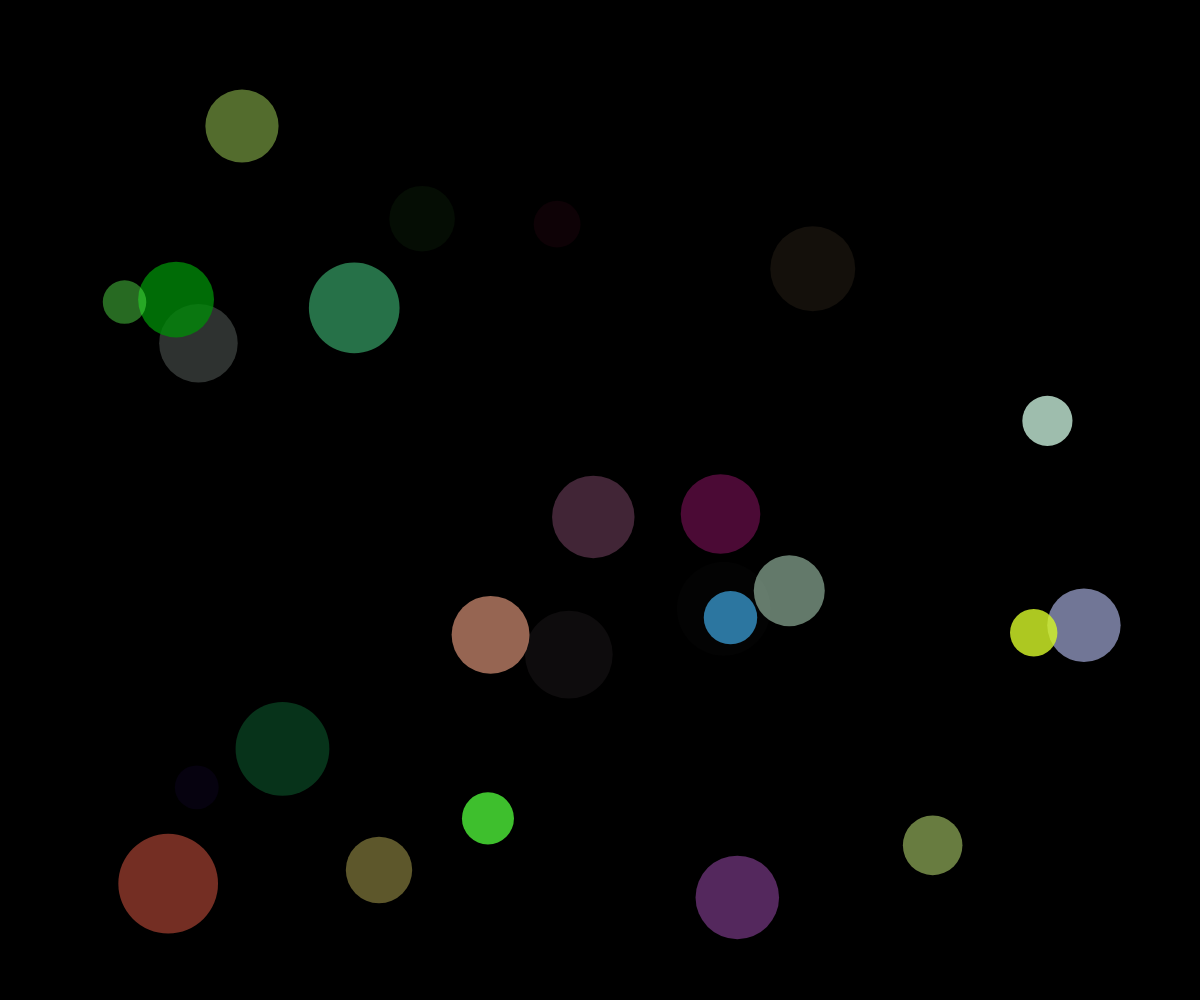
Frame 1 (no input)
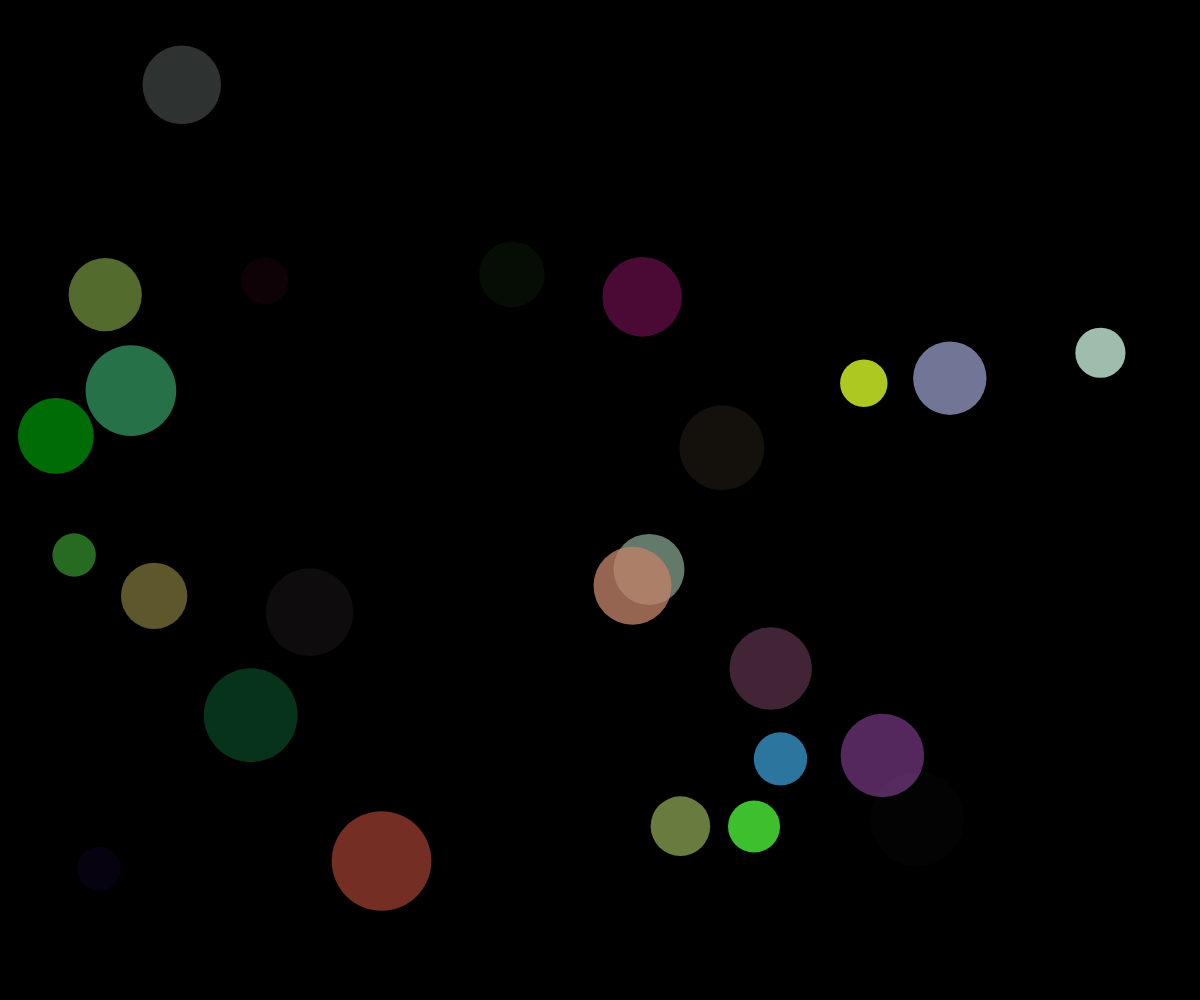
Frame 60 (no input)
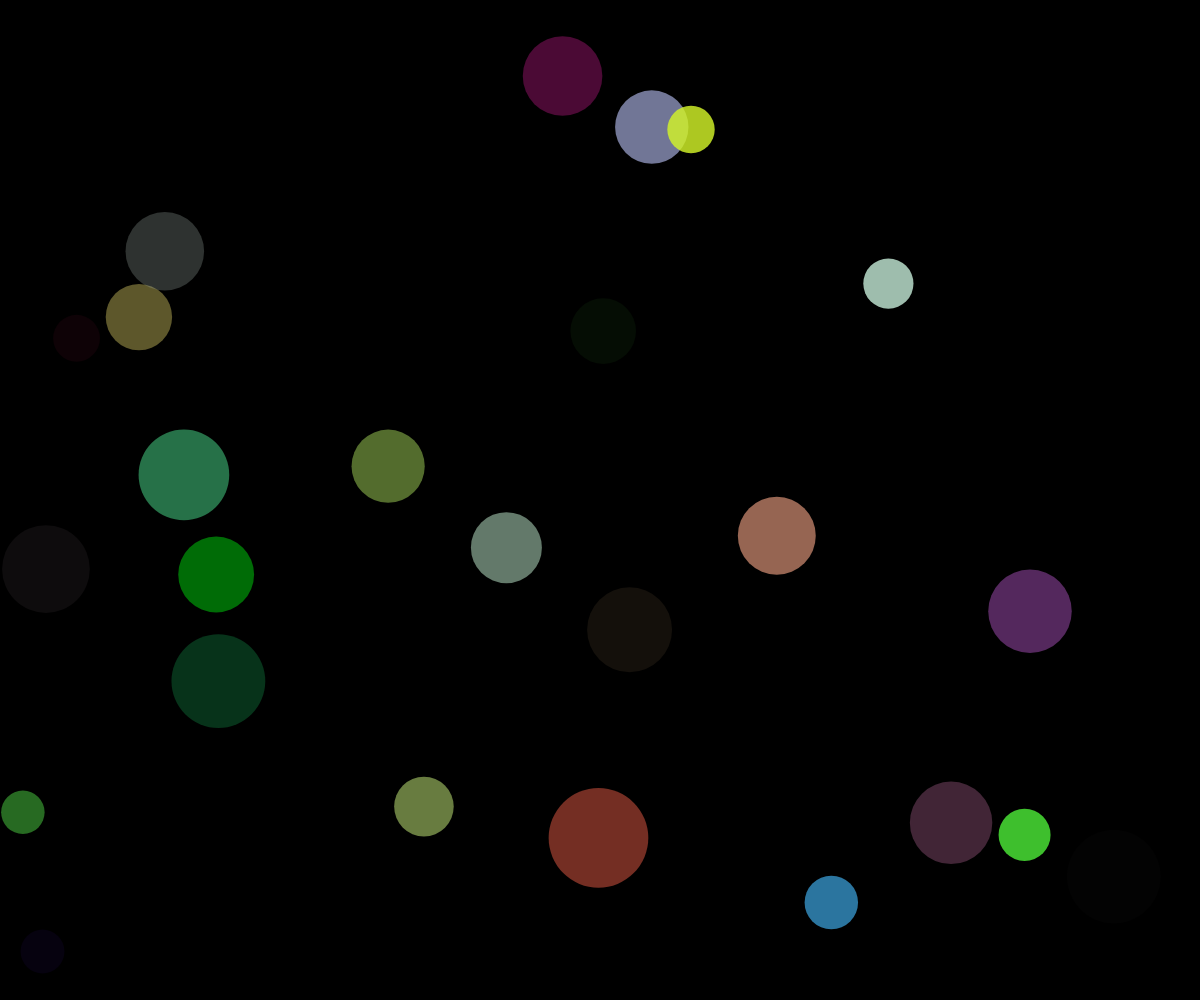
Frame 120 (the mouse pressed at the canvas centre since frame 60)

The p5.js sketch that drew these frames (run headless with seeded random() and noise() and a simulated clock; from frame 60 on, the mouse is pressed at the canvas centre):

// p5.js sketch
// ── sketch.js
// Ball OOP Demo

let balls = [];

function setup() {
  createCanvas(windowWidth, windowHeight);

  for (let i = 0; i < 25; i++) {
    let x = random(100, width-100);
    let y = random(100, height - 100);
    let theBall = new Ball(x, y);
    balls.push(theBall);
  }
}

function draw() {
  background(0);

  for (let ball of balls) {
    ball.move();
    ball.display();
  }

  // balls.move();
  // balls.display();
}

class Ball {
  constructor(x, y) {
    this.radius = random(20, 50);
    this.x = x;
    this.y = y;
    this.dx = random(-5, 5);
    this.dy = random(-5, 5);
    this.ballColor = color(random(255), random(255), random(255), random(255));
  }

  display() {
    noStroke();
    fill(this.ballColor);
    circle(this.x, this.y, this.radius*2);
  }

  move() {
    this.x += this.dx;
    this.y += this.dy;

    if (this.x + this.radius >= width || this.x - this.radius <= 0) {
      this.dx = -this.dx;
    }
    if (this.y + this.radius > height || this.y - this.radius < 0) {
      this.dy = -this.dy;
    }
  }
}

function mousePressed() {
  let theBall = new Ball(mouseX, mouseY);
  balls.push(theBall);
}
